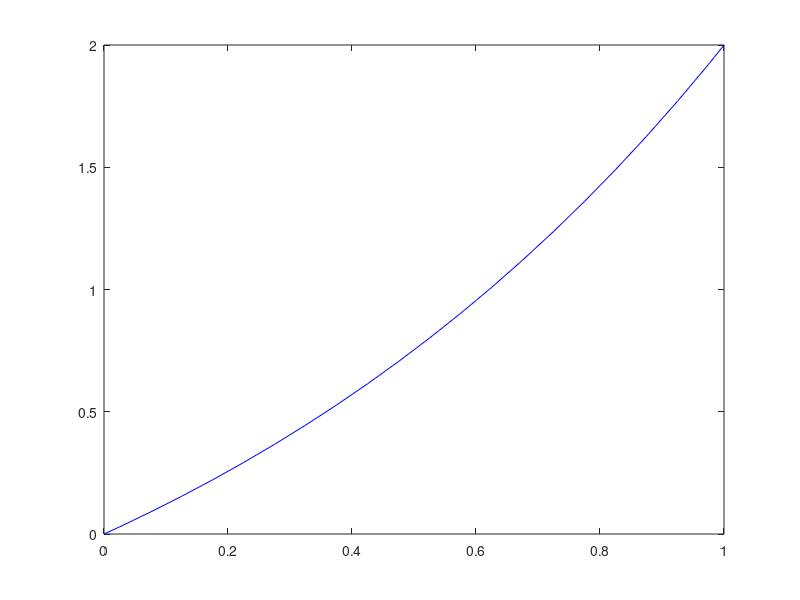

This chart was generated by the following MATLAB code:
% Xét bài toán khuếch tán như sau
% \dfrac{\partial u}{\partial t}(x, t) = D \dfrac{\partial^2 u}{\partial^2 x}(x, t) 
% - V \dfrac{\partial u}{\partial x}(x, t),

% Với $D = 1$ và $V = 1$, hãy giải bài toán tìm nghiệm 
% xấp xỉ $u_h$ tại thời điểm $t = 5$ với lưới 20 phần tử và 10 bước thời gian.

% Giải quyết bài toán
% Xóa bộ nhớ, xóa các biến trước đó
clc; clear all; format long % set up

% Khoảng giá trị của x
x_start = 0; x_end = 1;

% Chiều dài không gian
L = x_end - x_start;

% Khoảng giá trị của t
t_start = 0; t_end = 5;

% Tổng thời gian
T = t_end - t_start;

% Số lượng phần tử của lưới
Ne = 20;

% Kích thước bước không gian (Spatial step size)
dL = L / Ne;

% Khởi tạo các phần tử
ele.coo = (dL / 2):dL:L;

% Số lượng bước thời gian
Nt = 10;

% Kích thước bước thời gian (Time step size)
dt = T / Nt;

% Hệ số khuếch tán
D = 1;

% Hệ số đối lưu
V = 1;

% Điều kiện đầu
U_o = (ele.coo).^2 + ele.coo;

% Các điều kiện biên
UL = 0; UR = 2;

% Khởi tạo giá trị độ lỗi
Er = 0;

% Cài đặt bộ giải
for i_tim=1:Nt              % Vòng lặp thời gian
    MU = zeros(Ne); FU = zeros(Ne,1);
    for k=1:Ne              % Vòng lặp thể tích
        % Tính toán source term
        S = -exp(-i_tim*dt) * (ele.coo(k)^2 - ele.coo(k) + 2);

        MU(k,k) = MU(k,k) + dL/dt;
        FU(k) = FU(k) + dL/dt*U_o(k) + S*dL;

        % inside volume
        if k > 1 && k < Ne      
            % Tính toán pha khuếch tán
            MU(k,[k k-1]) = MU(k,[k k-1]) + D/dL*[1 -1];
            MU(k,[k k+1]) = MU(k,[k k+1]) + D/dL*[1 -1];

            % Tính toán pha đối lưu
            MU(k,[k k-1]) = MU(k,[k k-1]) - V/2*[1 1];
            MU(k,[k k+1]) = MU(k,[k k+1]) + V/2*[1 1];
        end
    end

    % Điều kiện biên trái
    %% Pha khuếch tán
    MU(1,1)     = MU(1,1) + D/dL*2;
    FU(1)       = FU(1) + D/dL*2*UL;
    MU(1,[1 2]) = MU(1,[1 2]) + D/dL*[1 -1];
    %% Pha đối lưu
    MU(1,[1 2]) = MU(1,[1 2]) + V/2*[1 1];
    FU(1)       = FU(1) + V*UL;


    % Điều kiện biên phải
    %% Pha khuếch tán
    MU(Ne,[Ne Ne-1]) = MU(Ne,[Ne Ne-1]) + D/dL*[1 -1];
    MU(Ne,Ne)        = MU(Ne,Ne) + D/dL*2;
    FU(Ne)           = FU(Ne) + D/dL*2*UR;
    %% Pha đối lưu
    MU(Ne,[Ne Ne-1]) = MU(Ne,[Ne Ne-1]) - V/2*[1 1];
    FU(Ne)           = FU(Ne) - V*UR;

    % Giải hệ phương trình tuyến tính
    U = MU\FU; U_o = U; 
    X = [0 ele.coo 1]; UU = [UL; U; UR];
    plot(X',UU,'b-'); pause(0.5);

    % Tính toán độ lỗi
    Ert=0; Ue=zeros(Ne,1);
    for k=1:Ne
        Ue(k) = exp(-i_tim*dt)*(ele.coo(k)^2 - ele.coo(k)) + 2 * ele.coo(k);
        Ert = Ert + (U(k) - Ue(k))^2*dL;
    end
    Er = Er + dt*Ert;
end % loop of time

% Hiển thị kết quả
disp(['Numerical solution u_h: [' num2str(U(:).') ']']) ;
disp(['Exact solution u_e: [' num2str(Ue(:).') ']']) ;
disp('Error between u_h and u_e:');
disp(sqrt(Er));